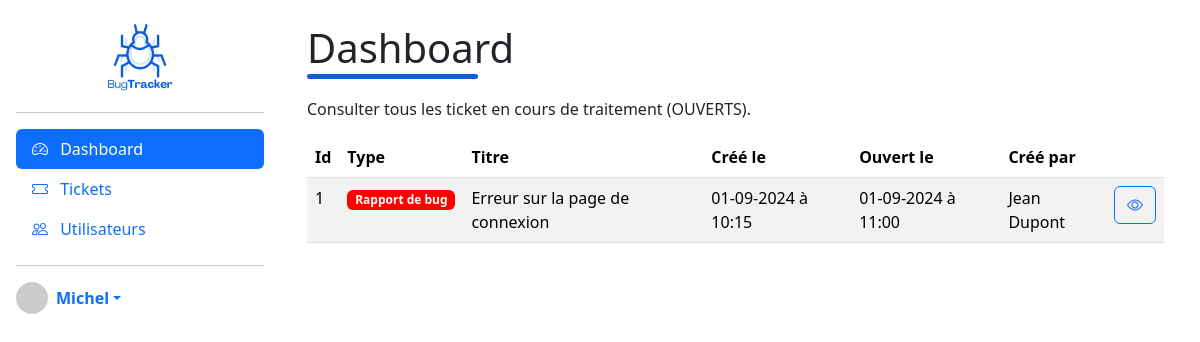
The app's page /admin/dashboard (signed in) with its own data.
### tables this page shows
CREATE TABLE IF NOT EXISTS `ticket` (
  `id` int NOT NULL AUTO_INCREMENT,
  `title` varchar(150) DEFAULT NULL,
  `content` text,
  `createdat` datetime DEFAULT NULL,
  `openedat` datetime DEFAULT NULL,
  `closedat` datetime DEFAULT NULL,
  `type_id` int DEFAULT NULL,
  `user_id` int NOT NULL,
  PRIMARY KEY (`id`),
  KEY `type_id` (`type_id`),
  KEY `user_id` (`user_id`)
);

CREATE TABLE IF NOT EXISTS `type` (
  `id` int NOT NULL AUTO_INCREMENT,
  `label` varchar(50) NOT NULL,
  `color` varchar(7) DEFAULT NULL,
  PRIMARY KEY (`id`)
);

### src/Controller/Admin/DashboardController.php (called while the page is built, shortened)
<?php
class DashboardController extends AbstractController
{
    private TicketRepository $ticketRepository;
    public function __construct()
    {
        $this->ticketRepository = new TicketRepository();
    }
    public function index()
    {
        $tickets = $this->ticketRepository->findAllOpenedTickets();
        return $this->render('admin/dashboard/index.html.php', [
            'title' => 'Dashboard',
            'tickets' => $tickets
        ]);
    }
}

### public/index.php (called while the page is built, shortened)
<?php
require '../config/bootstrap.php';
$kernel = new Mns\Buggy\Core\Kernel(
    new Mns\Buggy\Core\Router($routes)
);
$kernel->run();

### core/MySqlConnector.php (called while the page is built, shortened)
<?php
class MySqlConnector {
    private static $instance = null;
    private $pdo;
    public static function getInstance() {
        if (self::$instance === null) {
            self::$instance = new self();
        }
        return self::$instance;
    }
    private function connect() {
        $host = $_ENV['DB_HOST'];
        $port = $_ENV['DB_PORT'];
        $dbname = $_ENV['DB_DATABASE'];
        $username = $_ENV['DB_USERNAME'];
        $password = $_ENV['DB_PASSWORD'];
        $dsn = "mysql:host=$host;port=$port;dbname=$dbname;charset=utf8mb4";
        try {
            $this->pdo = new \PDO($dsn, $username, $password, [
                \PDO::ATTR_ERRMODE => \PDO::ERRMODE_EXCEPTION,
                \PDO::ATTR_DEFAULT_FETCH_MODE => \PDO::FETCH_ASSOC,
            ]);
        } catch (\PDOException $e) {
            throw new \Exception("Connection failed: " . $e->getMessage());
        }
    }
    public function getConnection() {
        return $this->pdo;
    }
}

### core/AbstractRepository.php (called while the page is built, shortened)
<?php
abstract class AbstractRepository
{
    public function getConnection() {
        return MySqlConnector::getInstance()->getConnection();
    }
}

### src/Repository/TicketRepository.php (called while the page is built, shortened)
<?php
class TicketRepository extends AbstractRepository
{
    private function _getBaseQuery()
    {
        return
        "SELECT t.id, t.title, t.content, CONCAT(mns_user.firstname,' ',mns_user.lastname) as createdby, t.createdat, t.openedat, t.closedat, type.label as type, type.color as color
        FROM ticket t
        JOIN mns_user ON mns_user.id = t.user_id
        JOIN type ON type.id = t.type_id ";
    }
    public function findAllOpenedTickets()
    {
        $tickets = $this->getConnection()->query($this->_getBaseQuery() . "WHERE t.openedat IS NOT NULL AND t.closedat IS NULL")->fetchAll();
        return EntityMapper::mapCollection(Ticket::class, $tickets);
    }
}

### src/Entity/AbstractEntity.php (called while the page is built, shortened)
<?php
abstract class AbstractEntity
{
    protected $id;
    public function getId(): ?int
    {
        return $this->id;
    }
    public function setId(int $id): void
    {
        $this->id = $id;
    }
    public static function hydrate(array $data): self
    {
        $entity = new static();
        foreach ($data as $key => $value) {
            $method = 'set' . ucfirst($key);
            if (method_exists($entity, $method)) {
                $entity->$method($value);
            }
        }
        return $entity;
    }
}

### src/Entity/Ticket.php (called while the page is built, shortened)
<?php
class Ticket extends AbstractEntity implements \JsonSerializable
{
    private string $title;
    private \DateTime $createdat;
    private ?\DateTime $openedat;
    private string $type;
    private string $color;
    private string $createdby;
    public function getTitle(): string
    {
        return $this->title;
    }
    public function setTitle(string $title): self
    {
        $this->title = $title;
        return $this;
    }
    public function setContent(string $content): self
    {
        return $this;
    }
    public function getCreatedat(): \DateTime
    {
        return $this->createdat;
    }
    public function setCreatedat(?string $createdat): self
    {
        $this->createdat = new \DateTime($createdat);
        return $this;
    }
    public function getType(): string
    {
        return $this->type;
    }
    public function setType(string $type): self
    {
        $this->type = $type;
        return $this;
    }
    public function getCreatedby(): string
    {
        return $this->createdby;
    }
    public function setCreatedby(string $createdby): self
    {
        $this->createdby = $createdby;
        return $this;
    }
    public function getOpenedat(): ?\DateTime
    {
        return $this->openedat;
    }
    public function setOpenedat(?string $openedat): self
    {
        $this->openedat = $openedat ? new \DateTime($openedat) : null;
        return $this;
    }
    public function setClosedat(?string $closedat): self
    {
        return $this;
    }
    public function getColor(): string
    {
        return $this->color;
    }
    public function setColor(string $color): self
    {
        $this->color = $color;
        return $this;
    }
}

### src/Utils/EntityMapper.php (called while the page is built, shortened)
<?php
final class EntityMapper {
    public static function map(string $className, array $data)
    {
        return !empty($data) ? $className::hydrate($data) : null;
    }
    public static function mapCollection(string $className, array $collection)
    {
        return array_map(function($data) use ($className)
        {
            return self::map($className, $data);
        }, $collection);
    }
}

### templates/admin/dashboard/index.html.php (the view, shortened to what this page needs)
<div class="container">
    <div class="row">
        <div class="col-md-12">
            <h1>Dashboard</h1>
            <p>Consulter tous les ticket en cours de traitement (OUVERTS).</p>
        </div>
    </div>
    <div class="row">
        <div class="col-12">
            <table class="table table-striped" id="dashboard">
                <thead>
                    <tr>
                        <th>Id</th>
                        <th>Type</th>
                        <th>Titre</th>
                        <th>Créé le</th>
                        <th>Ouvert le</th>
                        <th>Créé par</th>
                        <th></th>
                    </tr>
                </thead>
                <tbody>
                <?php if(!empty($tickets)): ?>
                    <?php foreach ($tickets as $ticket): ?>
                    <tr>
                        <td><?= $ticket->getId() ?></td>
                        <td><span class="badge badge-pill" style="background-color: <?= $ticket->getColor() ?>;"><?= $ticket->getType() ?></span></td>
                        <td><?= $ticket->getTitle() ?></td>
                        <td><?= $ticket->getCreatedat()->format('d-m-Y à h:i') ?></td>
                        <td><?= $ticket->getOpenedat()->format('d-m-Y à h:i') ?></td>
                        <td><?= $ticket->getCreatedby() ?></td>
                        <td>
                            <a href="/admin/ticket/show?id=<?= $ticket->getId() ?>" class="btn btn-outline-primary">
                                <i class="bi bi-eye"></i>
                            </a>
                        </td>
                    </tr>
                    <?php endforeach; ?>
                <?php else: ?>
                    <tr><td colspan="6" class="text-center">Aucun ticket ouvert pour le moment</td></tr>
                <?php endif; ?>
                </tbody>
            </table>
        </div>
    </div>
</div>

### public/css/app.css (style rules this page uses)
:root { --primary-color: #0b5ed7; }
h1 { padding-bottom: 5px; position: relative; margin-bottom: 20px; }
h1::before { content: ""; display: inline-block; height: 5px; width: 20%; background-color: var(--primary-color); position: absolute; left: 0; bottom: -2px; border-radius: 3px; -webkit-border-radius: 3px; -moz-border-radius: 3px; -ms-border-radius: 3px; -o-border-radius: 3px; }

### records on screen
ticket: id "1", type.label "Rapport de bug", title "Erreur sur la page de connexion", createdat "01-09-2024 à 10:15", openedat "01-09-2024 à 11:00", Createdby "Jean Dupont"

### other values on screen
$_SESSION['user']['username'] "Michel"
